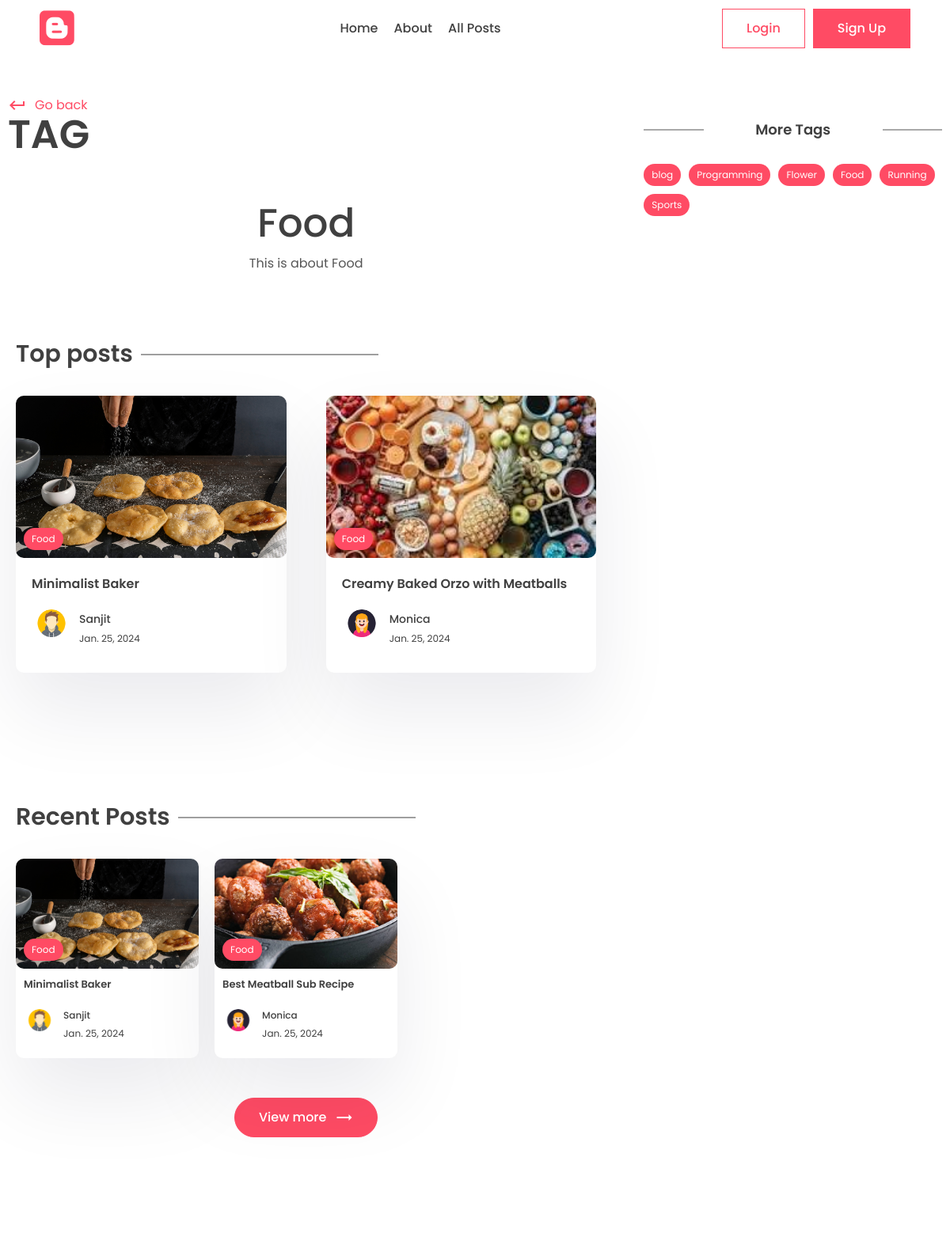
Page /tag/food (upper part) on the earlier database version.
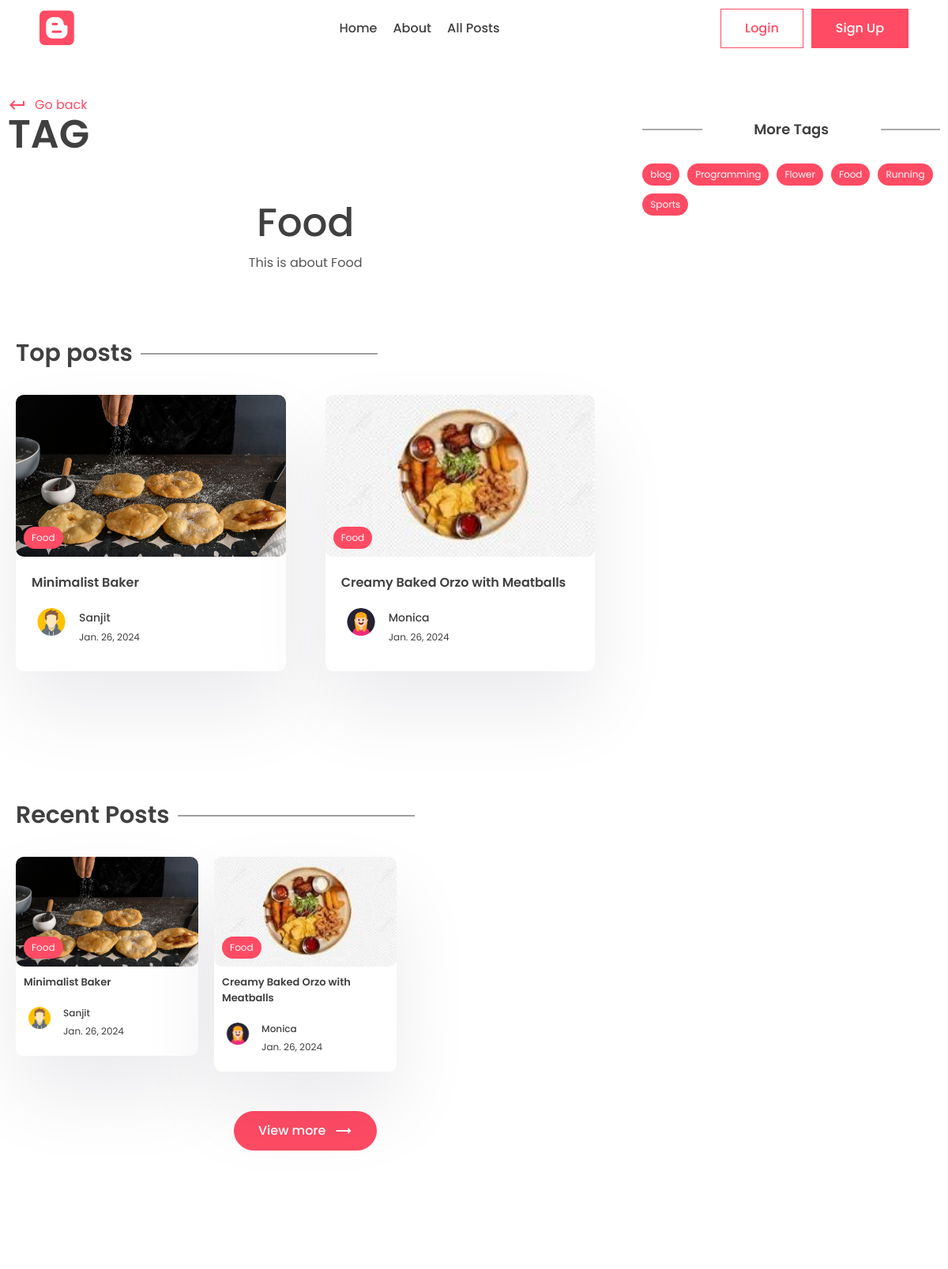
Same page on the later database version.
### app/models.py (models this page shows, shortened)
class Post(models.Model):
    title = models.CharField(max_length=200)
    content = models.TextField()
    last_updated = models.DateTimeField(auto_now=True)
    slug = models.SlugField(max_length=200, unique=True)
    image = models.ImageField(null=True, blank=True, upload_to="images/")
    tags = models.ManyToManyField(Tag, blank=True, related_name='post')
    view_count = models.IntegerField(null=True, blank=True)
    is_featured = models.BooleanField(default=False)
    author = models.ForeignKey(
        User, on_delete=models.CASCADE, null=True, blank=True)
    bookmarks = models.ManyToManyField(
        User, related_name="bookmarks", default=None, blank=True)
    likes = models.ManyToManyField(
        User, related_name="post_like", default=None, blank=True)

class Tag(models.Model):
    name = models.CharField(max_length=100)
    description = models.CharField(max_length=100)
    slug = models.SlugField(max_length=200, unique=True)

class Profile(models.Model):
    user = models.OneToOneField(User, on_delete=models.CASCADE)
    profile_image = models.ImageField(
        null=True, blank=True, upload_to="images/")
    slug = models.SlugField(max_length=200, unique=True)
    bio = models.CharField(max_length=200)

### app/views.py (the view)
# urls.py: path('tag/<slug:slug>', views.tag_page, name='tag_page'),
def tag_page(request, slug):
    tag = Tag.objects.get(slug=slug)
    top_posts = Post.objects.filter(
        tags__in=[tag.id]).order_by('-view_count')[0:2]
    recent_posts = Post.objects.filter(
        tags__in=[tag.id]).order_by('-last_updated')[0:2]
    tags = Tag.objects.all()
    context = {'tag': tag, 'top_posts': top_posts,
               'recent_posts': recent_posts, 'tags': tags}
    return render(request, 'app/tag.html', context)

### app/templates/app/tag.html (shortened to what this page needs)
{% extends "base.html" %}
{% block content %}
      <div class="container">
        <div class="layout">
          <div class="left">
            <div class="page-top">
              <div class="top flex">
                <div class="page-name">
                  <a href="#" class="learn">
                    <span class="material-icons"> keyboard_return </span> Go
                    back
                  </a>
                  <h1>Tag</h1>
                </div>
              </div>
            </div>
            <center>
              <div class="typo">
                <h1 class="title">{{tag.name}}</h1>
                <p>
                  {{tag.description}}
                </p>
              </div>
            </center>
            <section class="sp">
              <div class="container">
                <h1 class="sec-title">Top posts</h1>
                <div class="grid-2 blog">
                  {% for post in top_posts %}
                  <a href="{% url "post_page" post.slug %}">
                    <div class="card">
                      <div class="post-img">
                        <img src="{{post.image.url}}" alt="" />
                        <div class="tag">{{post.tags.all.0.name}}</div>
                      </div>
                      <div class="card-content">
                        <h3>
                          {{post.title}}
                        </h3>
                        <div class="author">
                          <div class="profile-pic">
                            <img src="{{post.author.profile.profile_image.url}}" alt="" />
                          </div>
                          <div class="details">
                            <p>{{post.author.first_name}}</p>
                            <small>{{post.last_updated|date}}</small>
                          </div>
                        </div>
                      </div>
                    </div>
                  </a>
                  {% empty %}
                  <p>Nothing to show Here.</p>
                  {% endfor %}
                </div>
              </div>
            </section>
            <section class="sp">
              <div class="container">
                <h1 class="sec-title">Recent Posts</h1>
                <div class="grid-3 blog-grid">
                  {% for post in recent_posts %}
                  <a href="{% url "post_page" post.slug %}">
                    <div class="card">
                      <div class="post-img">
                        <img src="{{post.image.url}}" alt="" />
                        <div class="tag">{{post.tags.all.0.name}}</div>
                      </div>
                      <div class="card-content">
                        <h3>
                          {{post.title}}
                        </h3>
                        <div class="author">
                          <div class="profile-pic">
                            <img src="{{post.author.profile.profile_image.url}}" alt="" />
                          </div>
                          <div class="details">
                            <p>{{post.author.first_name}}</p>
                            <small>{{post.last_updated|date}}</small>
                          </div>
                        </div>
                      </div>
                    </div>
                  </a>
                  {% empty %}
                  <p>Nothing to show Here.</p>
                  {% endfor %}
                </div>
                <center>
                  <button class="btn btn-primary rounded view">
                    View more
                    <span class="material-icons"> trending_flat </span>
                  </button>
                </center>
              </div>
            </section>
          </div>
          <div class="right">
            <div class="block">
              <h2 class="title2">More Tags</h2>
              <div class="blog-tags">
                {% for tag in tags %}
                <a href="{% url "tag_page" tag.slug %}" class="tag">{{tag.name}}</a>
                {% endfor %}
              </div>
            </div>
          </div>
        </div>
      </div>
{% endblock content %}

Differences in the rows shown:
no longer on this page (row edited): Post: image (picture), tags.all.0.name "Food", title "Best Meatball Sub Recipe", author.profile.profile_image (picture), author.first_name "Monica", last_updated "Jan. 25, 2024", shown under "Recent Posts"
changed Post "Minimalist Baker": last_updated "Jan. 25, 2024" → "Jan. 26, 2024"
now on one of the page's lists (row edited): Post: tags.all.0.name "Food", title "Creamy Baked Orzo with Meatballs", author.first_name "Monica", last_updated "Jan. 26, 2024"
changed Post "Creamy Baked Orzo with Meatballs": image: a different picture; last_updated "Jan. 25, 2024" → "Jan. 26, 2024"
